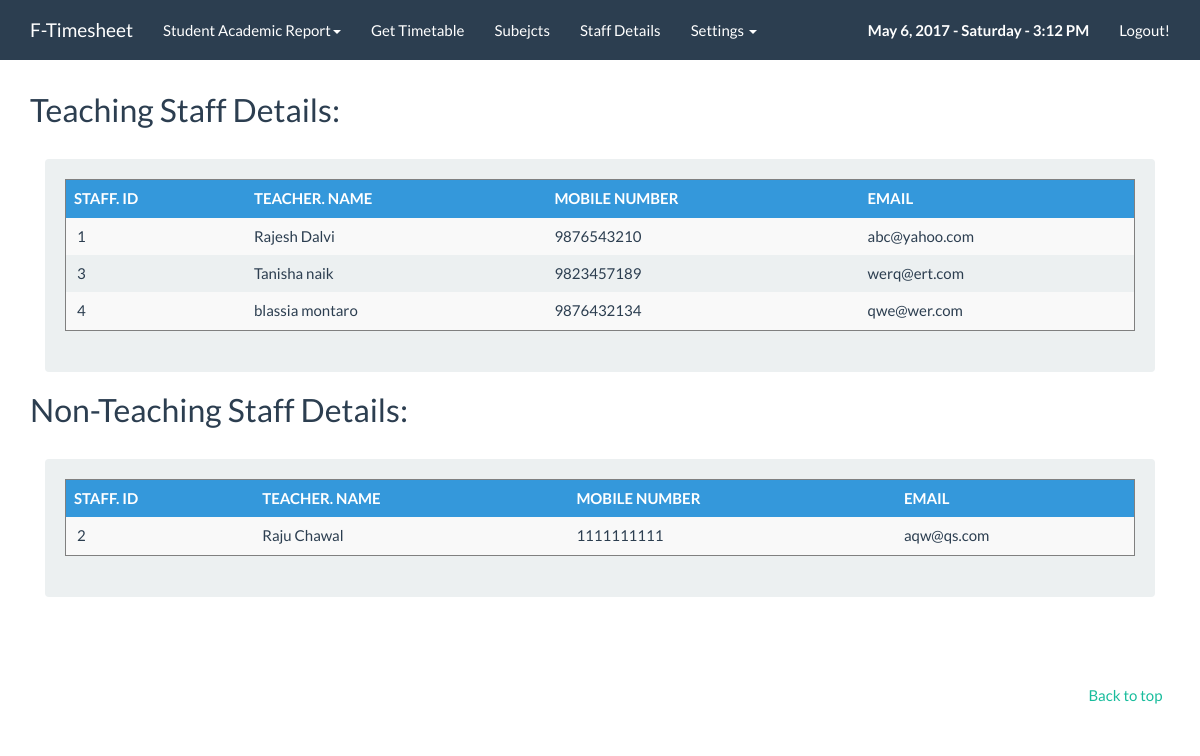
The app's page /staffdetails.php (signed in) with its own data.
### tables this page shows
CREATE TABLE IF NOT EXISTS `staffdetails` (
  `StaffId` int(11) NOT NULL AUTO_INCREMENT,
  `StaffName` varchar(100) NOT NULL,
  `StaffCategory` varchar(50) NOT NULL,
  `StaffMobile` varchar(10) NOT NULL,
  `StaffEmail` varchar(50) NOT NULL,
  PRIMARY KEY (`StaffId`)
);

### staffdetails.php (the view, shortened to what this page needs)
<?PHP
include("config.php");
?><!DOCTYPE html>
<html lang="en">
  <head>
    <link rel="stylesheet" href="css/bootstrap.css" media="screen">
    <link rel="stylesheet" href="css/custom.min.css">
<body>
    <div class="navbar navbar-default navbar-fixed-top">
      <div class="container">
        <div class="navbar-header">
          <a href="index.php" class="navbar-brand">F-Timesheet</a>
        </div>
        <div class="navbar-collapse collapse" id="navbar-main">
        <ul class="nav navbar-nav">
         <li class="dropdown">
          <a href="#" class="dropdown-toggle" data-toggle="dropdown" role="button" aria-expanded="false">Student Academic Report<span class="caret"></span></a>
        </li>
			<li>
              <a href="timetableget.php">Get Timetable</a>
            </li>
			<li>
              <a href="subjectsget.php">Subejcts</a>
            </li>
		 <li>
              <a href="staffdetails.php">Staff Details</a>
            </li>
		<li class="dropdown">
          <a href="#" class="dropdown-toggle" data-toggle="dropdown" role="button" aria-expanded="false">Settings <span class="caret"></span></a>
        </li>
          </ul>
          <ul class="nav navbar-nav navbar-right">
            <li style="text-decoration:none;"><a><span id="date_time"></span></a>
            <script type="text/javascript">window.onload = date_time('date_time');</script></li>
			 <li>
              <a href="logout.php">Logout!</a>
            </li>
          </ul>
        </div>
      </div>
    </div>
    <div class="container">
      <div class="page-header" id="banner">
   <h2>Teaching Staff Details:</h2><br>
 <div class="col-lg-12">
		   <div class="well bs-component">
  <?
		  $sql=" SELECT * from staffdetails WHERE StaffCategory='Teaching' ORDER BY StaffId ASC";
			 $result = mysqli_query($conn,$sql);
			if(mysqli_num_rows($result)>0){ $i=1;
?>
		  <table class="table table-striped table-hover " border="1">
  <thead>
    <tr class="info">
      <th >STAFF. ID</th>
      <th >TEACHER. NAME</th>
      <th >MOBILE NUMBER</th>
	  <th >EMAIL</th>
     </tr>
  </thead>
  <tbody>
  <?
 while ($ListData=mysqli_fetch_array($result)){
 ?>
  <tr>
      <td>&nbsp;<?=$ListData['StaffId'];?></td>
      <td><?=$ListData['StaffName'];?></td>
      <td><?=$ListData['StaffMobile'];?></td>
      <td><?=$ListData['StaffEmail'];?></td>
    </tr>
<?    $i= $i+1; }
 echo "</tbody></table>";
}else{ echo "<center><font color='blue'><b>NO RESULTS FOUND !</b></font>!</center></td></tr>"; }
?>
</div></div>
 <br><br><h2>Non-Teaching Staff Details:</h2><br>
 <div class="col-lg-12">
		   <div class="well bs-component">
  <?
		  $sql=" SELECT * from staffdetails WHERE StaffCategory='Non-Teaching' ORDER BY StaffId ASC";
			 $result = mysqli_query($conn,$sql);
			if(mysqli_num_rows($result)>0){ $i=1;
?>
		  <table class="table table-striped table-hover " border="1">
  <thead>
    <tr class="info">
      <th >STAFF. ID</th>
      <th >TEACHER. NAME</th>
      <th >MOBILE NUMBER</th>
	  <th >EMAIL</th>
     </tr>
  </thead>
  <tbody>
  <?
 while ($ListData=mysqli_fetch_array($result)){
 ?>
  <tr>
      <td>&nbsp;<?=$ListData['StaffId'];?></td>
      <td><?=$ListData['StaffName'];?></td>
      <td><?=$ListData['StaffMobile'];?></td>
      <td><?=$ListData['StaffEmail'];?></td>
    </tr>
<?    $i= $i+1; }
 echo "</tbody></table>";
}else{ echo "<center><font color='blue'><b>NO RESULTS FOUND !</b></font>!</center></td></tr>"; } mysqli_close($conn);
?>
</div></div>
		  </div>
      <footer> <br><br> <br><br> <br><br>  <br><br>
        <div class="row">
		<ul class="list-unstyled">
              <li class="pull-right"><a href="#top">Back to top</a></li>
			  </ul>
        </div>
      </footer>
    </div>
 </body>
</html>

### records on screen
staffdetails: StaffId "1", StaffName "Rajesh Dalvi", StaffMobile "9876543210", StaffEmail "abc@yahoo.com"
staffdetails: StaffId "3", StaffName "Tanisha naik", StaffMobile "9823457189", StaffEmail "werq@ert.com"
staffdetails: StaffId "4", StaffName "blassia montaro", StaffMobile "9876432134", StaffEmail "qwe@wer.com"
staffdetails: StaffId "2", StaffName "Raju Chawal", StaffMobile "1111111111", StaffEmail "aqw@qs.com"
